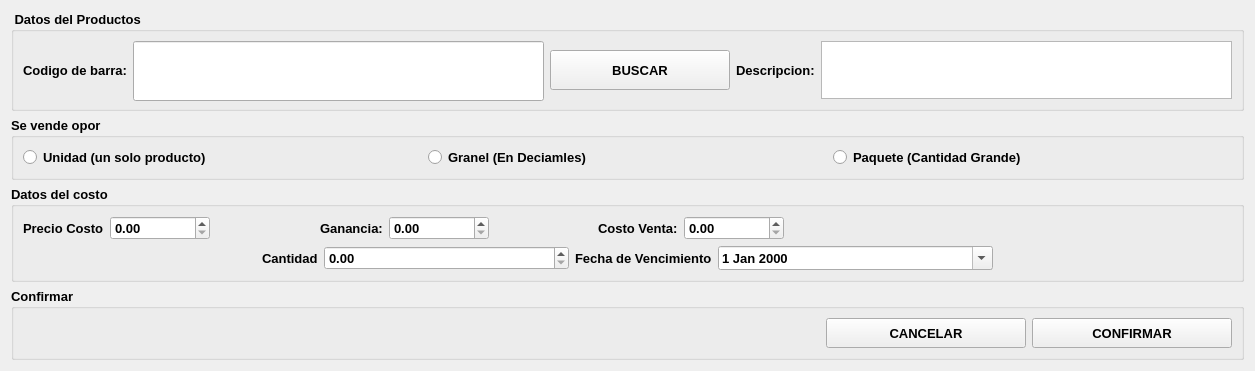
      <widget class="QWidget" name="page_2">
       <layout class="QVBoxLayout" name="verticalLayout_6">
        <item>
         <widget class="QGroupBox" name="groupBox_6">
          <property name="maximumSize">
           <size>
            <width>16777215</width>
            <height>100</height>
           </size>
          </property>
          <property name="font">
           <font>
            <pointsize>10</pointsize>
            <weight>75</weight>
            <bold>true</bold>
           </font>
          </property>
          <property name="title">
           <string> Datos del Productos</string>
          </property>
          <layout class="QHBoxLayout" name="horizontalLayout_13">
           <item>
            <widget class="QLabel" name="label_8">
             <property name="text">
              <string>Codigo de barra:</string>
             </property>
            </widget>
           </item>
           <item>
            <widget class="QLineEdit" name="lineEdit_6">
             <property name="minimumSize">
              <size>
               <width>100</width>
               <height>60</height>
              </size>
             </property>
             <property name="maximumSize">
              <size>
               <width>16777215</width>
               <height>16777215</height>
              </size>
             </property>
            </widget>
           </item>
           <item>
            <widget class="QPushButton" name="pushButton_18">
             <property name="minimumSize">
              <size>
               <width>180</width>
               <height>40</height>
              </size>
             </property>
             <property name="text">
              <string>BUSCAR</string>
             </property>
            </widget>
           </item>
           <item>
            <widget class="QLabel" name="label_9">
             <property name="text">
              <string>Descripcion:</string>
             </property>
            </widget>
           </item>
           <item>
            <widget class="QPlainTextEdit" name="plainTextEdit_2"/>
           </item>
          </layout>
         </widget>
        </item>
        <item>
         <widget class="QGroupBox" name="groupBox_5">
          <property name="maximumSize">
           <size>
            <width>16777215</width>
            <height>80</height>
           </size>
          </property>
          <property name="font">
           <font>
            <pointsize>10</pointsize>
            <weight>75</weight>
            <bold>true</bold>
           </font>
          </property>
          <property name="title">
           <string>Se vende opor</string>
          </property>
          <layout class="QHBoxLayout" name="horizontalLayout_12">
           <item>
            <widget class="QRadioButton" name="radioButton_4">
             <property name="text">
              <string>Unidad (un solo producto)</string>
             </property>
            </widget>
           </item>
           <item>
            <widget class="QRadioButton" name="radioButton_5">
             <property name="text">
              <string>Granel (En Deciamles)</string>
             </property>
            </widget>
           </item>
           <item>
            <widget class="QRadioButton" name="radioButton_6">
             <property name="text">
              <string>Paquete (Cantidad Grande)</string>
             </property>
            </widget>
           </item>
          </layout>
         </widget>
        </item>
        <item>
         <widget class="QGroupBox" name="groupBox_15">
          <property name="font">
           <font>
            <pointsize>10</pointsize>
            <weight>75</weight>
            <bold>true</bold>
           </font>
          </property>
          <property name="title">
           <string>Datos del costo</string>
          </property>
          <layout class="QVBoxLayout" name="verticalLayout_13">
           <item>
            <layout class="QHBoxLayout" name="horizontalLayout_35">
             <item>
              <layout class="QHBoxLayout" name="horizontalLayout_36">
               <item>
                <widget class="QLabel" name="label_32">
                 <property name="text">
                  <string>Precio Costo</string>
                 </property>
                </widget>
               </item>
               <item>
                <widget class="QDoubleSpinBox" name="doubleSpinBox_9">
                 <property name="minimumSize">
                  <size>
                   <width>100</width>
                   <height>0</height>
                  </size>
                 </property>
                 <property name="maximum">
                  <double>99999999999.990005493164063</double>
                 </property>
                </widget>
               </item>
              </layout>
             </item>
             <item>
              <spacer name="horizontalSpacer_26">
               <property name="orientation">
                <enum>Qt::Horizontal</enum>
               </property>
               <property name="sizeHint" stdset="0">
                <size>
                 <width>20</width>
                 <height>20</height>
                </size>
               </property>
              </spacer>
             </item>
             <item>
              <layout class="QHBoxLayout" name="horizontalLayout_37">
               <item>
                <widget class="QLabel" name="label_33">
                 <property name="text">
                  <string>Ganancia:</string>
                 </property>
                </widget>
               </item>
               <item>
                <widget class="QDoubleSpinBox" name="doubleSpinBox_10">
                 <property name="minimumSize">
                  <size>
                   <width>100</width>
                   <height>0</height>
                  </size>
                 </property>
                 <property name="maximum">
                  <double>99999999999.990005493164063</double>
                 </property>
                </widget>
               </item>
              </layout>
             </item>
             <item>
              <spacer name="horizontalSpacer_27">
               <property name="orientation">
                <enum>Qt::Horizontal</enum>
               </property>
               <property name="sizeHint" stdset="0">
                <size>
                 <width>20</width>
                 <height>20</height>
                </size>
               </property>
              </spacer>
             </item>
             <item>
              <layout class="QHBoxLayout" name="horizontalLayout_38">
               <item>
                <widget class="QLabel" name="label_34">
                 <property name="text">
                  <string>Costo Venta:</string>
                 </property>
                </widget>
               </item>
               <item>
                <widget class="QDoubleSpinBox" name="doubleSpinBox_11">
                 <property name="minimumSize">
                  <size>
                   <width>100</width>
                   <height>0</height>
                  </size>
                 </property>
                 <property name="maximum">
                  <double>99999999999.990005493164063</double>
                 </property>
                </widget>
               </item>
              </layout>
             </item>
             <item>
              <spacer name="horizontalSpacer_28">
               <property name="orientation">
                <enum>Qt::Horizontal</enum>
               </property>
               <property name="sizeHint" stdset="0">
                <size>
                 <width>448</width>
                 <height>20</height>
                </size>
               </property>
              </spacer>
             </item>
            </layout>
           </item>
           <item>
            <layout class="QHBoxLayout" name="horizontalLayout_39">
             <item>
              <spacer name="horizontalSpacer_29">
               <property name="orientation">
                <enum>Qt::Horizontal</enum>
               </property>
               <property name="sizeHint" stdset="0">
                <size>
                 <width>148</width>
                 <height>20</height>
                </size>
               </property>
              </spacer>
             </item>
             <item>
              <widget class="QLabel" name="label_35">
               <property name="text">
                <string>Cantidad</string>
               </property>
              </widget>
             </item>
             <item>
              <widget class="QDoubleSpinBox" name="doubleSpinBox_12">
               <property name="minimumSize">
                <size>
                 <width>245</width>
                 <height>0</height>
                </size>
               </property>
               <property name="maximum">
                <double>99999999999.990005493164063</double>
               </property>
              </widget>
             </item>
             <item>
              <widget class="QLabel" name="label_36">
               <property name="text">
                <string>Fecha de Vencimiento</string>
               </property>
              </widget>
             </item>
             <item>
              <widget class="QDateEdit" name="dateEdit_3">
               <property name="minimumSize">
                <size>
                 <width>275</width>
                 <height>0</height>
                </size>
               </property>
               <property name="calendarPopup">
                <bool>true</bool>
               </property>
              </widget>
             </item>
             <item>
              <spacer name="horizontalSpacer_30">
               <property name="orientation">
                <enum>Qt::Horizontal</enum>
               </property>
               <property name="sizeHint" stdset="0">
                <size>
                 <width>128</width>
                 <height>20</height>
                </size>
               </property>
              </spacer>
             </item>
            </layout>
           </item>
          </layout>
         </widget>
        </item>
        <item>
         <widget class="QGroupBox" name="groupBox_7">
          <property name="font">
           <font>
            <pointsize>10</pointsize>
            <weight>75</weight>
            <bold>true</bold>
           </font>
          </property>
          <property name="title">
           <string>Confirmar</string>
          </property>
          <layout class="QHBoxLayout" name="horizontalLayout_14">
           <item>
            <spacer name="horizontalSpacer_9">
             <property name="orientation">
              <enum>Qt::Horizontal</enum>
             </property>
             <property name="sizeHint" stdset="0">
              <size>
               <width>803</width>
               <height>20</height>
              </size>
             </property>
            </spacer>
           </item>
           <item>
            <widget class="QPushButton" name="pushButton_21">
             <property name="minimumSize">
              <size>
               <width>200</width>
               <height>30</height>
              </size>
             </property>
             <property name="text">
              <string>CANCELAR</string>
             </property>
            </widget>
           </item>
           <item>
            <widget class="QPushButton" name="pushButton_22">
             <property name="minimumSize">
              <size>
               <width>200</width>
               <height>30</height>
              </size>
             </property>
             <property name="text">
              <string>CONFIRMAR</string>
             </property>
            </widget>
           </item>
          </layout>
         </widget>
        </item>
       </layout>
      </widget>
